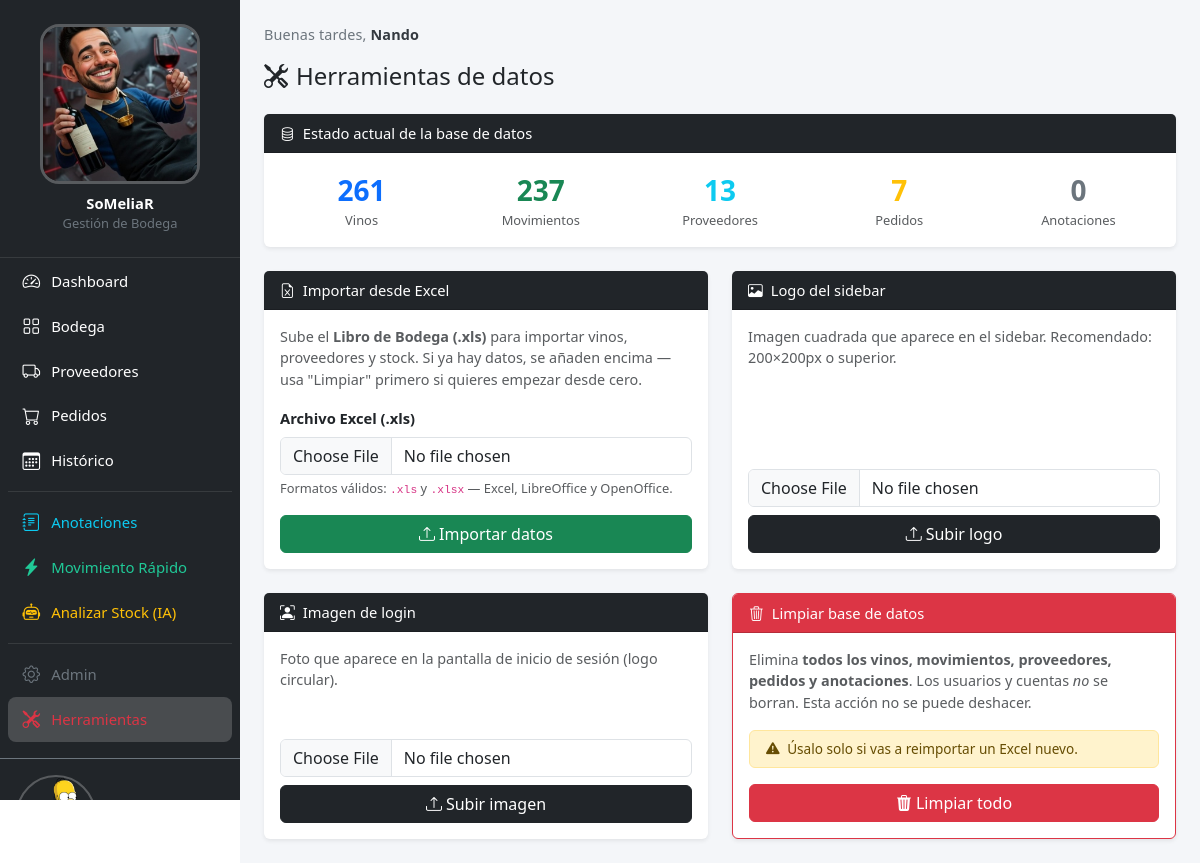
Before: /herramientas/ (signed in) with the older database file.
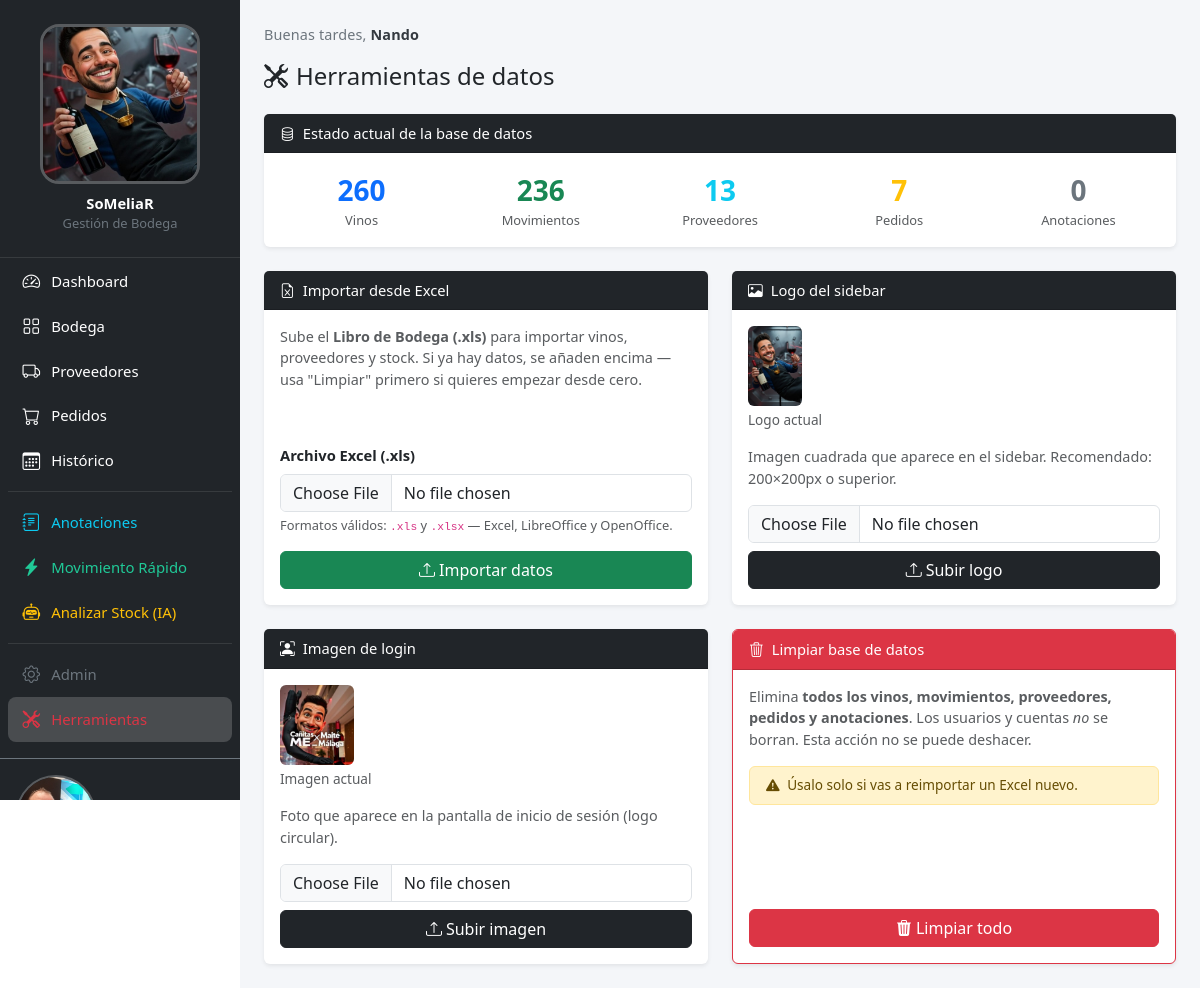
After: the same page with the newer database file.
### core/models.py (models this page shows, shortened)
class PerfilUsuario(models.Model):
    user = models.OneToOneField(User, on_delete=models.CASCADE, related_name="perfil")
    avatar = models.ImageField(upload_to="avatares/", blank=True)

class Configuracion(models.Model):
    logo = models.ImageField(upload_to="config/", blank=True,
                             help_text="Logo del sidebar (cuadrado, mín. 200×200px)")
    login_imagen = models.ImageField(upload_to="config/", blank=True,
                                     help_text="Foto de la pantalla de login")
    class Meta:
        verbose_name = "configuración"
    @classmethod
    def get(cls):
        obj, _ = cls.objects.get_or_create(pk=1)
        return obj

### core/views.py (the view, shortened to what this page needs)
# urls.py: path("herramientas/", views.herramientas, name="herramientas"),
@login_required
def herramientas(request):
    if not request.user.is_superuser:
        return HttpResponseForbidden("Solo superusuarios.")
    stats = {
        "vinos": Vino.objects.count(),
        "movimientos": Movimiento.objects.count(),
        "proveedores": Proveedor.objects.count(),
        "pedidos": Pedido.objects.count(),
        "anotaciones": Anotacion.objects.count(),
        "vinos_sin_imagen": Vino.objects.filter(activo=True, imagen="").count(),
    }
    return render(request, "herramientas.html", {"stats": stats})

### core/context_processors.py (called while the page is built)
def app_config(request):
    config = Configuracion.get()
    perfil = None
    if request.user.is_authenticated:
        perfil, _ = PerfilUsuario.objects.get_or_create(user=request.user)
    return {"app_config": config, "user_perfil": perfil}

### templates/herramientas.html (shortened to what the changed rows need)
{% extends "base.html" %}
{% block content %}
<div class="row g-4">
    <div class="col-12">
        <div class="card border-0 shadow-sm">
            <div class="card-body">
                <div class="row text-center g-3">
                    <div class="col">
                        <div class="fs-3 fw-bold text-primary">{{ stats.vinos }}</div>
                        <div class="text-muted small">Vinos</div>
                    </div>
                    <div class="col">
                        <div class="fs-3 fw-bold text-success">{{ stats.movimientos }}</div>
                        <div class="text-muted small">Movimientos</div>
                    </div>
                </div>
            </div>
        </div>
    </div>
    <div class="col-md-6">
        <div class="card border-0 shadow-sm h-100">
            <div class="card-body d-flex flex-column">
                {% if app_config.logo %}
                <div class="mb-3">
                    <img src="{{ app_config.logo.url }}" alt="Logo actual"
                         class="rounded" style="max-height:80px;max-width:160px;object-fit:contain;">
                    <div class="text-muted text-xs mt-1">Logo actual</div>
                </div>
                {% endif %}
            </div>
        </div>
    </div>
    <div class="col-md-6">
        <div class="card border-0 shadow-sm h-100">
            <div class="card-body d-flex flex-column">
                {% if app_config.login_imagen %}
                <div class="mb-3">
                    <img src="{{ app_config.login_imagen.url }}" alt="Login actual"
                         class="rounded" style="max-height:80px;max-width:160px;object-fit:contain;">
                    <div class="text-muted text-xs mt-1">Imagen actual</div>
                </div>
                {% endif %}
            </div>
        </div>
    </div>
</div>
{% endblock %}

### templates/base.html (shortened to what the changed rows need)
<!DOCTYPE html>
<html lang="es">
<head>
    <link href="https://cdn.jsdelivr.net/npm/bootstrap@5.3.3/dist/css/bootstrap.min.css" rel="stylesheet">
    <link href="https://cdn.jsdelivr.net/npm/bootstrap-icons@1.11.3/font/bootstrap-icons.min.css" rel="stylesheet">
    {% load static %}
    <link rel="stylesheet" href="{% static 'css/layout.css' %}">
</head>
<body>
    <div class="app-wrapper">
        <nav id="sidebar" class="offcanvas-lg offcanvas-start sidebar-nav bg-dark text-white" tabindex="-1"
            aria-labelledby="sidebarLabel">
            <div class="offcanvas-body sidebar-body">
                <div class="sidebar-brand d-none d-lg-flex flex-column align-items-center py-4 px-3">
                    {% if app_config.logo %}
                    <img src="{{ app_config.logo.url }}" alt="SoMeliaR" class="sidebar-logo mb-2">
                    {% else %}
                    <img src="{% static 'img/logo_cayetano.jpeg' %}" alt="SoMeliaR" class="sidebar-logo mb-2">
                    {% endif %}
                    <div class="fw-bold text-white">SoMeliaR</div>
                    <small class="text-secondary">Gestión de Bodega</small>
                </div>
                <div class="px-3 pb-3 mt-auto border-top border-secondary pt-3">
                    <a href="{% url 'core:perfil' %}" class="d-flex align-items-center gap-2 mb-2 text-decoration-none"
                        style="min-width:0;">
                        {% if user_perfil and user_perfil.avatar %}
                        <img src="{{ user_perfil.avatar.url }}" alt="" class="sidebar-user-avatar"
                             onerror="this.style.display='none';this.nextElementSibling.style.display='flex'">
                        {% endif %}
                    </a>
                </div>
            </div>
        </nav>
        <main class="app-main">
            {% block content %}{% endblock %}
        </main>
    </div>
</body>
</html>

Changed rows visible on the page:
now on this page (row edited): Configuracion: logo (picture), login_imagen (picture)
changed PerfilUsuario: avatar: a different picture
Other visible differences:
{{ stats.vinos }}: "261" → "260"
{{ stats.movimientos }}: "237" → "236"
text now shown: "Logo actual Imagen actual"
